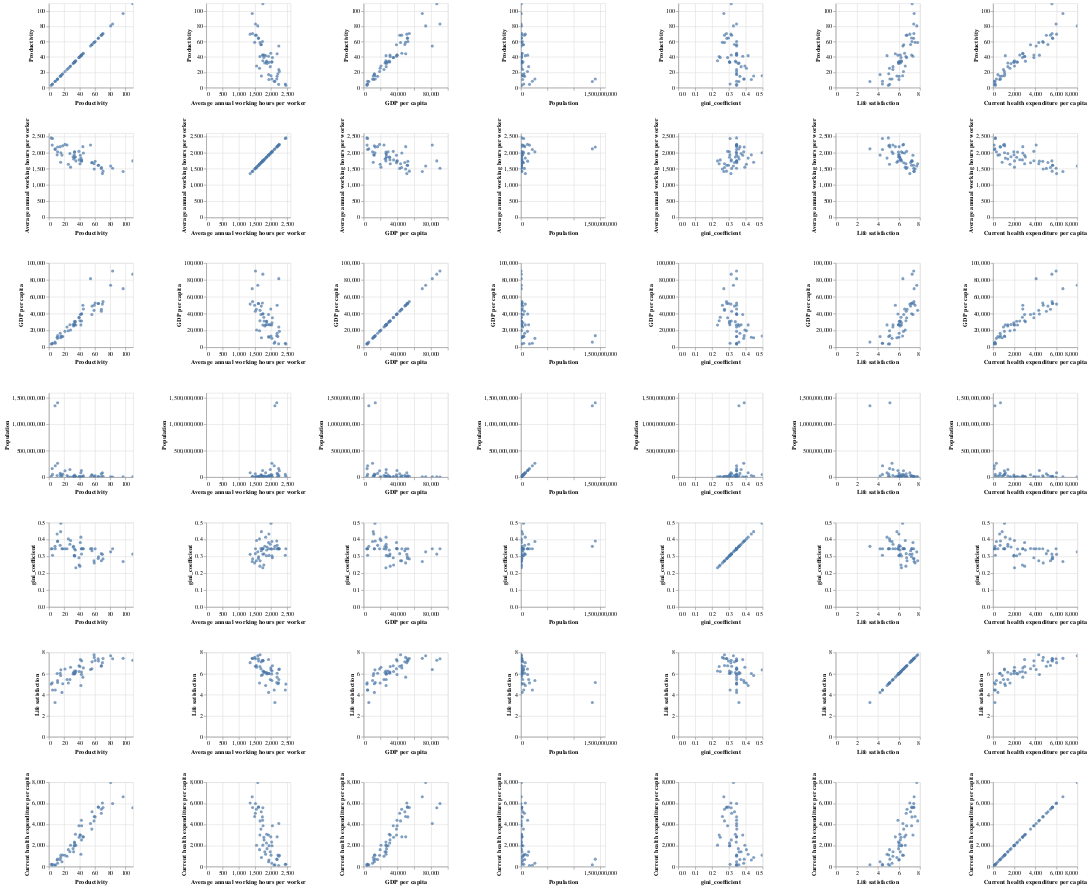

Notebook code for this chart:
### Code cell
alt.Chart(df_train).mark_circle().encode(
    alt.X(alt.repeat("column"), type='quantitative'),
    alt.Y(alt.repeat("row"), type='quantitative')
).properties(
    width=150,
    height=150
).repeat(
    row=['Productivity', 'Average annual working hours per worker', 'GDP per capita', 'Population','gini_coefficient','Life satisfaction','Current health expenditure per capita'],
    column=['Productivity', 'Average annual working hours per worker', 'GDP per capita', 'Population','gini_coefficient','Life satisfaction','Current health expenditure per capita']
).interactive()

### Figure 1 — Vega-Lite specification as saved in the notebook (floating-point values rounded to 4 significant figures)
{"config": {"view": {"continuousWidth": 400, "continuousHeight": 300}}, "repeat": {"column": ["Productivity", "Average annual working hours per worker", "GDP per capita", "Population", "gini_coefficient", "Life satisfaction", "Current health expenditure per capita"], "row": ["Productivity", "Average annual working hours per worker", "GDP per capita", "Population", "gini_coefficient", "Life satisfaction", "Current health expenditure per capita"]}, "spec": {"data": {"name": "data-f691d44927b3d187ed9217b68ac44de2"}, "mark": "circle", "encoding": {"x": {"field": {"repeat": "column"}, "type": "quantitative"}, "y": {"field": {"repeat": "row"}, "type": "quantitative"}}, "height": 150, "selection": {"selector007": {"type": "interval", "bind": "scales", "encodings": ["x", "y"]}}, "width": 150}, "$schema": "https://vega.github.io/schema/vega-lite/v4.17.0.json", "datasets": {"data-f691d44927b3d187ed9217b68ac44de2": [{"Average annual working hours per worker": 1519.0, "GDP per capita": 90600.0, "Population": 596290, "gini_coefficient": 0.3452, "Life satisfaction": 7.404, "Current health expenditure per capita": 5981.0, "Productivity": 83.17}, {"Average annual working hours per worker": 1493.0, "GDP per capita": 49840.0, "Population": 343641, "gini_coefficient": 0.2613, "Life satisfaction": 7.533, "Current health expenditure per capita": 4763.0, "Productivity": 59.13}, {"Average annual working hours per worker": 2232.0, "GDP per capita": 4113.0, "Population": 161793968, "gini_coefficient": 0.3455, "Life satisfaction": 5.114, "Current health expenditure per capita": 101.2, "Productivity": 4.308}, {"Average annual working hours per worker": 1701.0, "GDP per capita": 11410.0, "Population": 16696947, "gini_coefficient": 0.4467, "Life satisfaction": 5.809, "Current health expenditure per capita": 863.0, "Productivity": 15.32}, {"Average annual working hours per worker": 1752.0, "GDP per capita": 39730.0, "Population": 4746253, "gini_coefficient": 0.3455, "Life satisfaction": 7.205, "Current health expenditure per capita": 3876.0, "Productivity": 42.74}, {"Average annual working hours per worker": 1696.0, "GDP per capita": 48900.0, "Population": 36554344, "gini_coefficient": 0.3331, "Life satisfaction": 7.109, "Current health expenditure per capita": 5209.0, "Productivity": 56.26}, {"Average annual working hours per worker": 1644.0, "GDP per capita": 19580.0, "Population": 7182430, "gini_coefficient": 0.4038, "Life satisfaction": 5.108, "Current health expenditure per capita": 1608.0, "Productivity": 25.39}, {"Average annual working hours per worker": 1746.0, "GDP per capita": 86810.0, "Population": 4771860, "gini_coefficient": 0.3136, "Life satisfaction": 7.255, "Current health expenditure per capita": 5583.0, "Productivity": 109.5}, {"Average annual working hours per worker": 1544.0, "GDP per capita": 45150.0, "Population": 11384491, "gini_coefficient": 0.2739, "Life satisfaction": 6.772, "Current health expenditure per capita": 5450.0, "Productivity": 68.52}, {"Average annual working hours per worker": 1806.0, "GDP per capita": 25420.0, "Population": 19698852, "gini_coefficient": 0.3602, "Life satisfaction": 6.13, "Current health expenditure per capita": 1399.0, "Productivity": 32.27}, {"Average annual working hours per worker": 2040.0, "GDP per capita": 35150.0, "Population": 479507, "gini_coefficient": 0.2923, "Life satisfaction": 6.733, "Current health expenditure per capita": 3873.0, "Productivity": 39.22}, {"Average annual working hours per worker": 1659.0, "GDP per capita": 43830.0, "Population": 5508146, "gini_coefficient": 0.2738, "Life satisfaction": 7.78, "Current health expenditure per capita": 4339.0, "Productivity": 58.88}, {"Average annual working hours per worker": 1924.0, "GDP per capita": 12730.0, "Population": 21506816, "gini_coefficient": 0.3455, "Life satisfaction": 4.213, "Current health expenditure per capita": 459.2, "Productivity": 17.05}, {"Average annual working hours per worker": 1990.0, "GDP per capita": 45380.0, "Population": 23665028, "gini_coefficient": 0.3455, "Life satisfaction": 6.537, "Current health expenditure per capita": 2822.0, "Productivity": 45.0}, {"Average annual working hours per worker": 1590.0, "GDP per capita": 73620.0, "Population": 8451688, "gini_coefficient": 0.3268, "Life satisfaction": 7.694, "Current health expenditure per capita": 7990.0, "Productivity": 80.59}, {"Average annual working hours per worker": 2238.0, "GDP per capita": 81440.0, "Population": 5764489, "gini_coefficient": 0.3455, "Life satisfaction": 6.378, "Current health expenditure per capita": 4091.0, "Productivity": 54.3}, {"Average annual working hours per worker": 1738.0, "GDP per capita": 39600.0, "Population": 126662464, "gini_coefficient": 0.3455, "Life satisfaction": 5.908, "Current health expenditure per capita": 4398.0, "Productivity": 42.42}, {"Average annual working hours per worker": 1932.0, "GDP per capita": 11960.0, "Population": 31605488, "gini_coefficient": 0.4329, "Life satisfaction": 5.999, "Current health expenditure per capita": 624.0, "Productivity": 10.75}, {"Average annual working hours per worker": 1552.0, "GDP per capita": 20620.0, "Population": 3422205, "gini_coefficient": 0.3946, "Life satisfaction": 6.6, "Current health expenditure per capita": 2030.0, "Productivity": 28.3}, {"Average annual working hours per worker": 1776.0, "GDP per capita": 35580.0, "Population": 10531315, "gini_coefficient": 0.2485, "Life satisfaction": 6.201, "Current health expenditure per capita": 2786.0, "Productivity": 39.42}, {"Average annual working hours per worker": 2024.0, "GDP per capita": 10640.0, "Population": 264498848, "gini_coefficient": 0.3879, "Life satisfaction": 5.347, "Current health expenditure per capita": 317.6, "Productivity": 11.35}, {"Average annual working hours per worker": 2117.0, "GDP per capita": 6188.0, "Population": 1354195712, "gini_coefficient": 0.3594, "Life satisfaction": 3.249, "Current health expenditure per capita": 181.5, "Productivity": 8.01}, {"Average annual working hours per worker": 1937.0, "GDP per capita": 26910.0, "Population": 9788940, "gini_coefficient": 0.3058, "Life satisfaction": 6.0, "Current health expenditure per capita": 1989.0, "Productivity": 33.06}, {"Average annual working hours per worker": 1863.0, "GDP per capita": 30430.0, "Population": 10307528, "gini_coefficient": 0.338, "Life satisfaction": 6.095, "Current health expenditure per capita": 3072.0, "Productivity": 34.62}, {"Average annual working hours per worker": 1998.0, "GDP per capita": 13430.0, "Population": 48351668, "gini_coefficient": 0.4972, "Life satisfaction": 6.35, "Current health expenditure per capita": 1088.0, "Productivity": 15.63}, {"Average annual working hours per worker": 1875.0, "GDP per capita": 27160.0, "Population": 1954861, "gini_coefficient": 0.3557, "Life satisfaction": 5.97, "Current health expenditure per capita": 1704.0, "Productivity": 31.57}, {"Average annual working hours per worker": 1832.0, "GDP per capita": 26610.0, "Population": 82089824, "gini_coefficient": 0.4141, "Life satisfaction": 4.872, "Current health expenditure per capita": 1167.0, "Productivity": 41.8}, {"Average annual working hours per worker": 2028.0, "GDP per capita": 29050.0, "Population": 38532816, "gini_coefficient": 0.303, "Life satisfaction": 6.242, "Current health expenditure per capita": 1972.0, "Productivity": 33.66}, {"Average annual working hours per worker": 2255.0, "GDP per capita": 18940.0, "Population": 122839256, "gini_coefficient": 0.3455, "Life satisfaction": 6.432, "Current health expenditure per capita": 1076.0, "Productivity": 21.02}, {"Average annual working hours per worker": 1921.0, "GDP per capita": 38980.0, "Population": 8309256, "gini_coefficient": 0.382, "Life satisfaction": 7.332, "Current health expenditure per capita": 2992.0, "Productivity": 41.02}, {"Average annual working hours per worker": 2096.0, "GDP per capita": 4744.0, "Population": 216379648, "gini_coefficient": 0.3455, "Life satisfaction": 4.443, "Current health expenditure per capita": 132.7, "Productivity": 8.322}, {"Average annual working hours per worker": 1974.0, "GDP per capita": 26800.0, "Population": 145452544, "gini_coefficient": 0.3724, "Life satisfaction": 5.441, "Current health expenditure per capita": 1406.0, "Productivity": 27.45}, {"Average annual working hours per worker": 1731.0, "GDP per capita": 52540.0, "Population": 24590336, "gini_coefficient": 0.3455, "Life satisfaction": 7.234, "Current health expenditure per capita": 4716.0, "Productivity": 60.34}, {"Average annual working hours per worker": 1354.0, "GDP per capita": 51250.0, "Population": 82624368, "gini_coefficient": 0.312, "Life satisfaction": 7.035, "Current health expenditure per capita": 6028.0, "Productivity": 69.85}, {"Average annual working hours per worker": 1613.0, "GDP per capita": 51950.0, "Population": 8797497, "gini_coefficient": 0.2974, "Life satisfaction": 7.195, "Current health expenditure per capita": 5641.0, "Productivity": 64.78}, {"Average annual working hours per worker": 2209.0, "GDP per capita": 12740.0, "Population": 56641208, "gini_coefficient": 0.3455, "Life satisfaction": 5.035, "Current health expenditure per capita": 1108.0, "Productivity": 18.05}, {"Average annual working hours per worker": 1430.0, "GDP per capita": 54230.0, "Population": 17207204, "gini_coefficient": 0.2854, "Life satisfaction": 7.425, "Current health expenditure per capita": 5603.0, "Productivity": 70.62}, {"Average annual working hours per worker": 2238.0, "GDP per capita": 24160.0, "Population": 31975812, "gini_coefficient": 0.3455, "Life satisfaction": 5.428, "Current health expenditure per capita": 987.6, "Productivity": 23.65}, {"Average annual working hours per worker": 1655.0, "GDP per capita": 31590.0, "Population": 2098396, "gini_coefficient": 0.2422, "Life satisfaction": 6.665, "Current health expenditure per capita": 2998.0, "Productivity": 40.55}, {"Average annual working hours per worker": 2186.0, "GDP per capita": 49930.0, "Population": 7461508, "gini_coefficient": 0.3455, "Life satisfaction": 5.659, "Current health expenditure per capita": 2822.0, "Productivity": 44.37}, {"Average annual working hours per worker": 1686.0, "GDP per capita": 38930.0, "Population": 46584168, "gini_coefficient": 0.3465, "Life satisfaction": 6.457, "Current health expenditure per capita": 3557.0, "Productivity": 56.06}, {"Average annual working hours per worker": 2174.0, "GDP per capita": 13850.0, "Population": 1410275968, "gini_coefficient": 0.3908, "Life satisfaction": 5.144, "Current health expenditure per capita": 706.4, "Productivity": 11.36}, {"Average annual working hours per worker": 2017.0, "GDP per capita": 26480.0, "Population": 10692230, "gini_coefficient": 0.3435, "Life satisfaction": 5.952, "Current health expenditure per capita": 2326.0, "Productivity": 33.36}, {"Average annual working hours per worker": 1857.0, "GDP per capita": 30980.0, "Population": 1317550, "gini_coefficient": 0.3036, "Life satisfaction": 6.035, "Current health expenditure per capita": 2242.0, "Productivity": 33.49}, {"Average annual working hours per worker": 1609.0, "GDP per capita": 52030.0, "Population": 10058191, "gini_coefficient": 0.2877, "Life satisfaction": 7.398, "Current health expenditure per capita": 5656.0, "Productivity": 64.34}, {"Average annual working hours per worker": 2438.0, "GDP per capita": 4763.0, "Population": 52288344, "gini_coefficient": 0.307, "Life satisfaction": 4.434, "Current health expenditure per capita": 214.6, "Productivity": 4.735}, {"Average annual working hours per worker": 1514.0, "GDP per capita": 42820.0, "Population": 64144092, "gini_coefficient": 0.3163, "Life satisfaction": 6.69, "Current health expenditure per capita": 5060.0, "Productivity": 68.37}, {"Average annual working hours per worker": 2185.0, "GDP per capita": 16670.0, "Population": 70898208, "gini_coefficient": 0.3653, "Life satisfaction": 6.022, "Current health expenditure per capita": 669.6, "Productivity": 14.75}, {"Average annual working hours per worker": 2456.0, "GDP per capita": 3951.0, "Population": 15830694, "gini_coefficient": 0.3455, "Life satisfaction": 4.998, "Current health expenditure per capita": 224.8, "Productivity": 3.023}, {"Average annual working hours per worker": 1417.0, "GDP per capita": 69600.0, "Population": 5277396, "gini_coefficient": 0.2699, "Life satisfaction": 7.442, "Current health expenditure per capita": 6631.0, "Productivity": 96.85}, {"Average annual working hours per worker": 1784.0, "GDP per capita": 31250.0, "Population": 1208527, "gini_coefficient": 0.3142, "Life satisfaction": 6.137, "Current health expenditure per capita": 2533.0, "Productivity": 42.59}, {"Average annual working hours per worker": 1745.0, "GDP per capita": 26470.0, "Population": 5439418, "gini_coefficient": 0.2324, "Life satisfaction": 6.243, "Current health expenditure per capita": 2038.0, "Productivity": 35.17}]}}
